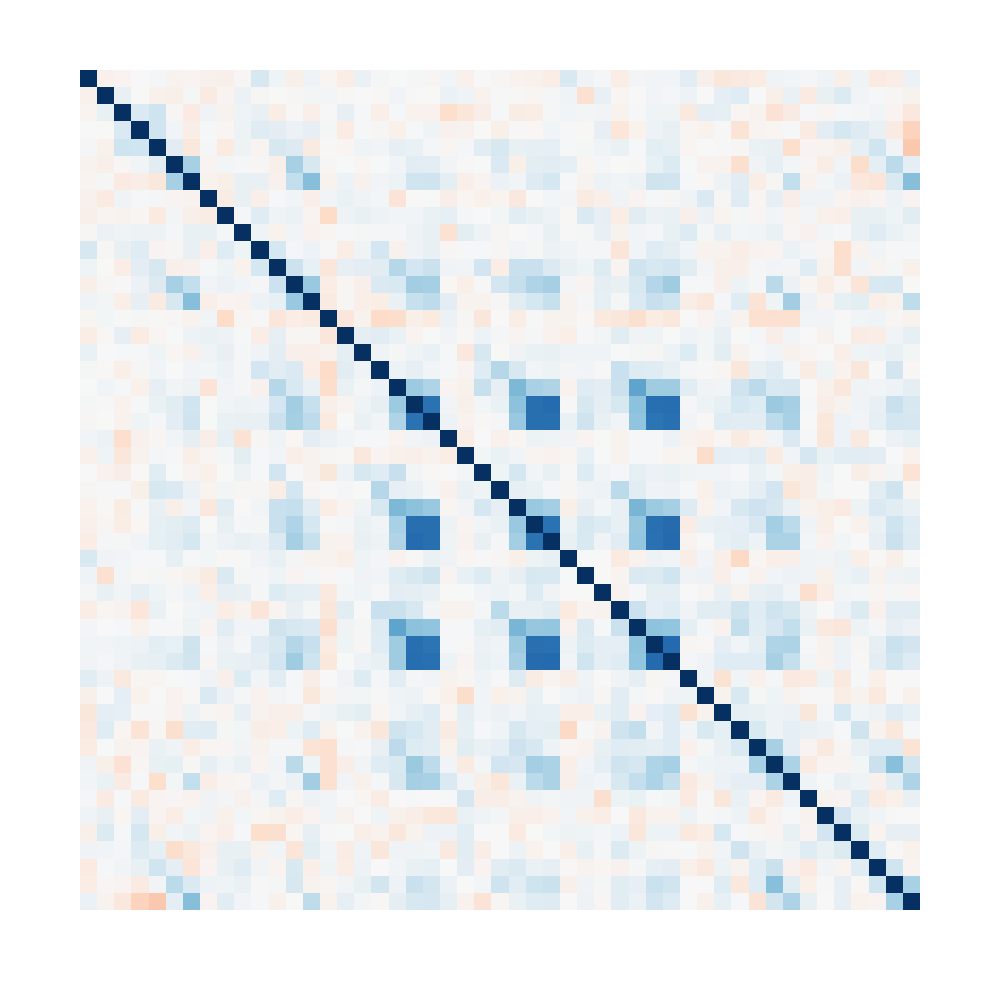

The notebook cell saved with this chart:
### Code cell
# get cosine similarity matrix
from sklearn.metrics.pairwise import cosine_similarity
import pandas as pd


df = pd.DataFrame(cosine_similarity_matrix, columns=restricted_labels, index=restricted_labels)
print(cosine_similarity_matrix.shape)

# plot the cosine similarity matrix
fig = fig = px.imshow(
        df,
        color_continuous_scale="RdBu",
        # title="Pairwise Cosine Similarity Heatmap",
        color_continuous_midpoint=0.0,
        labels={"color": "Cosine Similarity"},
    )
fig.update_xaxes(
    tickmode="array",
    tickvals=list(range(len(restricted_labels))),
    ticktext=restricted_labels,
    showgrid=False,
)
fig.update_yaxes(
    tickmode="array",
    tickvals=list(range(len(restricted_labels))),
    ticktext=restricted_labels,
    showgrid=False,
)
fig.update_xaxes(
    visible=False,
)
fig.update_yaxes(
    visible=False,
)

# hide legend
fig.update_layout(showlegend=False)
# make it much larger
fig.update_layout(
    autosize=False,
    width=1000,
    height=1000,
)

# hide colorbar
fig.update_layout(coloraxis_showscale=False)

fig.show()

### Figure 1 — Plotly figure (JSON) as saved in the notebook; plotly's stock layout.template omitted (floating-point values rounded to 4 significant figures; data arrays with more than 128 entries replaced by an {"elided": "..."} marker saying what was removed)
{"data": [{"coloraxis": "coloraxis", "hovertemplate": "x: %{x}<br>y: %{y}<br>Cosine Similarity: %{z}<extra></extra>", "name": "0", "type": "heatmap", "x": ["unseen, (0,0)", "unseen, (0,1)", "unseen, (0,2)", "unseen, (0,3)", "unseen, (0,4)", "unseen, (0,5)", "unseen, (0,6)", "unseen, (1,0)", "unseen, (1,1)", "unseen, (1,2)", "unseen, (1,3)", "unseen, (1,4)", "unseen, (1,5)", "unseen, (1,6)", "unseen, (2,0)", "unseen, (2,1)", "unseen, (2,2)", "unseen, (2,3)", "unseen, (2,4)", "unseen, (2,5)", "unseen, (2,6)", "unseen, (3,0)", "unseen, (3,1)", "unseen, (3,2)", "unseen, (3,3)", "unseen, (3,4)", "unseen, (3,5)", "unseen, (3,6)", "unseen, (4,0)", "unseen, (4,1)", "unseen, (4,2)", "unseen, (4,3)", "unseen, (4,4)", "unseen, (4,5)", "unseen, (4,6)", "unseen, (5,0)", "unseen, (5,1)", "unseen, (5,2)", "unseen, (5,3)", "unseen, (5,4)", "unseen, (5,5)", "unseen, (5,6)", "unseen, (6,0)", "unseen, (6,1)", "unseen, (6,2)", "unseen, (6,3)", "unseen, (6,4)", "unseen, (6,5)", "unseen, (6,6)"], "xaxis": "x", "y": ["unseen, (0,0)", "unseen, (0,1)", "unseen, (0,2)", "unseen, (0,3)", "unseen, (0,4)", "unseen, (0,5)", "unseen, (0,6)", "unseen, (1,0)", "unseen, (1,1)", "unseen, (1,2)", "unseen, (1,3)", "unseen, (1,4)", "unseen, (1,5)", "unseen, (1,6)", "unseen, (2,0)", "unseen, (2,1)", "unseen, (2,2)", "unseen, (2,3)", "unseen, (2,4)", "unseen, (2,5)", "unseen, (2,6)", "unseen, (3,0)", "unseen, (3,1)", "unseen, (3,2)", "unseen, (3,3)", "unseen, (3,4)", "unseen, (3,5)", "unseen, (3,6)", "unseen, (4,0)", "unseen, (4,1)", "unseen, (4,2)", "unseen, (4,3)", "unseen, (4,4)", "unseen, (4,5)", "unseen, (4,6)", "unseen, (5,0)", "unseen, (5,1)", "unseen, (5,2)", "unseen, (5,3)", "unseen, (5,4)", "unseen, (5,5)", "unseen, (5,6)", "unseen, (6,0)", "unseen, (6,1)", "unseen, (6,2)", "unseen, (6,3)", "unseen, (6,4)", "unseen, (6,5)", "unseen, (6,6)"], "yaxis": "y", "z": {"elided": "49x49 float values"}}], "layout": {"autosize": false, "coloraxis": {"cmid": 0, "colorbar": {"title": {"text": "Cosine Similarity"}}, "colorscale": [[0, "rgb(103,0,31)"], [0.1, "rgb(178,24,43)"], [0.2, "rgb(214,96,77)"], [0.3, "rgb(244,165,130)"], [0.4, "rgb(253,219,199)"], [0.5, "rgb(247,247,247)"], [0.6, "rgb(209,229,240)"], [0.7, "rgb(146,197,222)"], [0.8, "rgb(67,147,195)"], [0.9, "rgb(33,102,172)"], [1, "rgb(5,48,97)"]], "showscale": false}, "height": 1000, "margin": {"t": 60}, "showlegend": false, "width": 1000, "xaxis": {"anchor": "y", "constrain": "domain", "domain": [0, 1], "scaleanchor": "y", "showgrid": false, "tickmode": "array", "ticktext": ["unseen, (0,0)", "unseen, (0,1)", "unseen, (0,2)", "unseen, (0,3)", "unseen, (0,4)", "unseen, (0,5)", "unseen, (0,6)", "unseen, (1,0)", "unseen, (1,1)", "unseen, (1,2)", "unseen, (1,3)", "unseen, (1,4)", "unseen, (1,5)", "unseen, (1,6)", "unseen, (2,0)", "unseen, (2,1)", "unseen, (2,2)", "unseen, (2,3)", "unseen, (2,4)", "unseen, (2,5)", "unseen, (2,6)", "unseen, (3,0)", "unseen, (3,1)", "unseen, (3,2)", "unseen, (3,3)", "unseen, (3,4)", "unseen, (3,5)", "unseen, (3,6)", "unseen, (4,0)", "unseen, (4,1)", "unseen, (4,2)", "unseen, (4,3)", "unseen, (4,4)", "unseen, (4,5)", "unseen, (4,6)", "unseen, (5,0)", "unseen, (5,1)", "unseen, (5,2)", "unseen, (5,3)", "unseen, (5,4)", "unseen, (5,5)", "unseen, (5,6)", "unseen, (6,0)", "unseen, (6,1)", "unseen, (6,2)", "unseen, (6,3)", "unseen, (6,4)", "unseen, (6,5)", "unseen, (6,6)"], "tickvals": [0, 1, 2, 3, 4, 5, 6, 7, 8, 9, 10, 11, 12, 13, 14, 15, 16, 17, 18, 19, 20, 21, 22, 23, 24, 25, 26, 27, 28, 29, 30, 31, 32, 33, 34, 35, 36, 37, 38, 39, 40, 41, 42, 43, 44, 45, 46, 47, 48], "visible": false}, "yaxis": {"anchor": "x", "autorange": "reversed", "constrain": "domain", "domain": [0, 1], "showgrid": false, "tickmode": "array", "ticktext": ["unseen, (0,0)", "unseen, (0,1)", "unseen, (0,2)", "unseen, (0,3)", "unseen, (0,4)", "unseen, (0,5)", "unseen, (0,6)", "unseen, (1,0)", "unseen, (1,1)", "unseen, (1,2)", "unseen, (1,3)", "unseen, (1,4)", "unseen, (1,5)", "unseen, (1,6)", "unseen, (2,0)", "unseen, (2,1)", "unseen, (2,2)", "unseen, (2,3)", "unseen, (2,4)", "unseen, (2,5)", "unseen, (2,6)", "unseen, (3,0)", "unseen, (3,1)", "unseen, (3,2)", "unseen, (3,3)", "unseen, (3,4)", "unseen, (3,5)", "unseen, (3,6)", "unseen, (4,0)", "unseen, (4,1)", "unseen, (4,2)", "unseen, (4,3)", "unseen, (4,4)", "unseen, (4,5)", "unseen, (4,6)", "unseen, (5,0)", "unseen, (5,1)", "unseen, (5,2)", "unseen, (5,3)", "unseen, (5,4)", "unseen, (5,5)", "unseen, (5,6)", "unseen, (6,0)", "unseen, (6,1)", "unseen, (6,2)", "unseen, (6,3)", "unseen, (6,4)", "unseen, (6,5)", "unseen, (6,6)"], "tickvals": [0, 1, 2, 3, 4, 5, 6, 7, 8, 9, 10, 11, 12, 13, 14, 15, 16, 17, 18, 19, 20, 21, 22, 23, 24, 25, 26, 27, 28, 29, 30, 31, 32, 33, 34, 35, 36, 37, 38, 39, 40, 41, 42, 43, 44, 45, 46, 47, 48], "visible": false}}}
